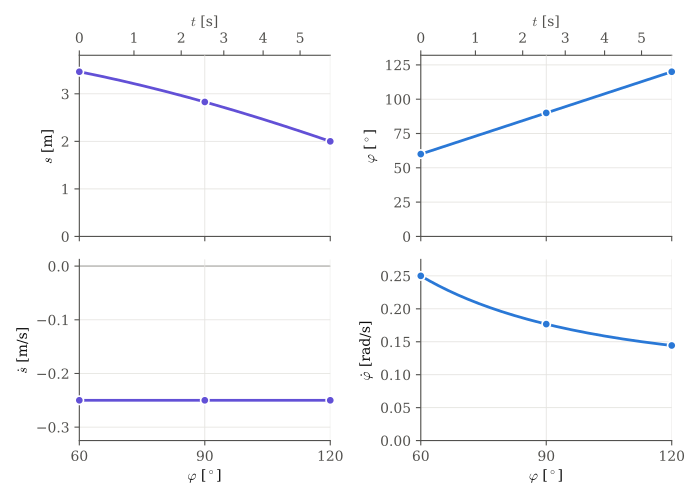

Write the Python code that produced this figure.
"""
Carregador amb cilindre hidràulic: el cilindre AD (longitud s) fa girar la
manovella BD (angle phi) i el cos DE es mou en translació circular.

    s(phi)   = 2 L cos(phi/2)
    phidot   = -sdot / (L sin(phi/2))
    V_G      = V_D = L phidot (-sin(phi) i + cos(phi) j)

El cilindre es retrau a velocitat constant (sdot < 0), de manera que phi
augmenta i el temps és proporcional a la variació de s.

El programa:
  1) escriu la taula de valors en format LaTeX (amb coma decimal),
  2) dibuixa l'evolució de posicions i velocitats en funció de phi, amb
     l'escala de temps a l'eix superior,
  3) dibuixa el mecanisme en diverses posicions.

Genera: TME_ee_carregador.pdf (cilindre i manovella),
        TME_ee_carregador_G.pdf (centre de gravetat) i
        TME_ee_carregador_posicions.pdf (dibuix del mecanisme)
"""
import numpy as np
import matplotlib.pyplot as plt

# ---------------------------------------------------------------- paràmetres
L = 2.0          # m
a = 0.4          # m, alçada del CDG sobre DE
b = 0.2          # m, distància horitzontal del CDG a l'esquerra d'E
sdot = -0.25     # m/s, constant (negativa: el cilindre es retrau)
phi_min, phi_max = 60, 120          # graus, recorregut
phi_taula = [60, 90, 120]           # graus, punts de la taula
phi_dibuix = [60, 90, 120]          # graus, posicions del dibuix del mecanisme


# ---------------------------------------------------------------- càlcul
def cinematica(phi_graus):
    phi = np.radians(phi_graus)
    s = 2 * L * np.cos(phi / 2)
    phidot = -sdot / (L * np.sin(phi / 2))
    rG = np.array([L + L * np.cos(phi) - b, L * np.sin(phi) + a])
    VG = L * phidot * np.array([-np.sin(phi), np.cos(phi)])
    return s, phidot, rG, VG


def temps(phi_graus):
    """Temps des de phi_min (s varia linealment amb el temps)."""
    s0 = 2 * L * np.cos(np.radians(phi_min) / 2)
    return (s0 - 2 * L * np.cos(np.radians(phi_graus) / 2)) / abs(sdot)


def angle(t):
    """Inversa de temps(): angle phi [graus] per a un temps t."""
    s0 = 2 * L * np.cos(np.radians(phi_min) / 2)
    x = np.clip((s0 - abs(sdot) * np.asarray(t)) / (2 * L), -1, 1)
    return np.degrees(2 * np.arccos(x))


# ---------------------------------------------------------------- taula LaTeX
def coma(v, n=3):
    return f"{v:.{n}f}".replace(".", "{,}")

def vec(v):
    """Vector en notació i, j, sense termes nuls."""
    termes = []
    for comp, u in zip(v, (r"\vec\imath", r"\vec\jmath")):
        if abs(comp) < 5e-4:
            continue
        signe = "-" if comp < 0 else ("+" if termes else "")
        termes.append(rf"{signe} {coma(abs(comp))}\,{u}")
    return " ".join(termes) if termes else "0"

print(r"\begin{tabular}{c|ccccc}")
print(r"$\varphi$ & $s$ [m] & $\dot\varphi$ [rad/s] & $\vec r_G$ [m] & $\vec V_G$ [m/s] & $|\vec V_G|$ [m/s] \\ \hline")
for i, ph in enumerate(phi_taula):
    s, pd, rG, VG = cinematica(ph)
    fi = r" \\" if i < len(phi_taula) - 1 else ""
    print(rf"${ph}^\circ$ & ${coma(s)}$ & ${coma(pd)}$ & ${vec(rG)}$ & ${vec(VG)}$ "
          rf"& ${coma(np.linalg.norm(VG))}${fi}")
print(r"\end{tabular}")
print(f"Temps de {phi_min}° a {phi_max}°: {temps(phi_max):.2f} s")

# ---------------------------------------------------------------- estil
C_CIL = "#6250d6"    # violeta: cilindre (s)
C_ANG = "#2a78d6"    # blau: manovella (phidot)
C_X = "#eb6834"      # taronja: components x del CDG
C_Y = "#1baf7a"      # aqua: components y del CDG
INK = "#0b0b0b"
INK2 = "#52514e"
GRID = "#e4e3df"
COS = "#f1efe9"      # farciment del cos DE

plt.rcParams.update({
    "font.family": "serif",
    "mathtext.fontset": "cm",
    "font.size": 10,
    "axes.edgecolor": INK2,
    "axes.labelcolor": INK,
    "xtick.color": INK2,
    "ytick.color": INK2,
    "axes.spines.top": False,
    "axes.spines.right": False,
})

# ---------------------------------------------------------------- evolució
phi = np.linspace(phi_min, phi_max, 400)
s_c, pd, rG, VG = cinematica(phi)
dades_t = [cinematica(p) for p in phi_taula]
s_t = np.array([d[0] for d in dades_t])
pd_t = np.array([d[1] for d in dades_t])
rG_t = np.array([d[2] for d in dades_t])
VG_t = np.array([d[3] for d in dades_t])


def corba(ax, y, y_t, c, et=None):
    ax.plot(phi, y, color=c, lw=2, zorder=3, label=et)
    ax.plot(phi_taula, y_t, "o", ms=6, color=c, mec="white", mew=1.2,
            zorder=4, clip_on=False)
    if et:
        ax.annotate(et, (phi[-1], y[-1]), xytext=(6, 0), textcoords="offset points",
                    color=INK, va="center", fontsize=10)


def eix_temps(ax):
    """Escala de temps a l'eix superior."""
    sec = ax.secondary_xaxis("top", functions=(temps, angle))
    sec.set_xlabel(r"$t$ [s]", color=INK2)
    sec.tick_params(colors=INK2)


def format_eixos(axs_list):
    for ax in axs_list:
        ax.set_xlim(phi_min, phi_max)
        ax.set_xticks(phi_taula)
        ax.grid(True, color=GRID, lw=0.6, zorder=0)


# ---- figura 1: cilindre i manovella
fig, axs = plt.subplots(2, 2, figsize=(7, 5), sharex=True)

ax = axs[0, 0]                                       # longitud del cilindre
corba(ax, s_c, s_t, C_CIL)
ax.set_ylabel(r"$s$ [m]")
ax.set_ylim(0, 1.1 * s_c.max())

ax = axs[1, 0]                                       # velocitat del cilindre (constant)
ax.axhline(0, color=INK2, lw=0.6, zorder=1)
corba(ax, np.full_like(phi, sdot), np.full(len(phi_taula), sdot), C_CIL)
ax.set_ylabel(r"$\dot s$ [m/s]")
ax.set_ylim(1.3 * min(sdot, 0), 1.3 * max(sdot, 0) + 0.05 * abs(sdot))

ax = axs[0, 1]                                       # angle de la manovella
corba(ax, phi, np.array(phi_taula, dtype=float), C_ANG)
ax.set_ylabel(r"$\varphi$ [$^\circ$]")
ax.set_ylim(0, 1.1 * phi_max)

ax = axs[1, 1]                                       # velocitat angular
corba(ax, pd, pd_t, C_ANG)
ax.set_ylabel(r"$\dot\varphi$ [rad/s]")
ax.set_ylim(0, 1.1 * pd.max())

format_eixos(axs.flat)
for ax in axs[1]:
    ax.set_xlabel(r"$\varphi$ [$^\circ$]")
for ax in axs[0]:
    eix_temps(ax)

fig.tight_layout()
fig.savefig("TME_ee_carregador.pdf")

# ---- figura 2: centre de gravetat del cos
fig3, axs3 = plt.subplots(1, 2, figsize=(7, 2.8))

ax = axs3[0]                                         # posició del CDG
corba(ax, rG[0], rG_t[:, 0], C_X, r"$x_G$")
corba(ax, rG[1], rG_t[:, 1], C_Y, r"$y_G$")
ax.set_ylabel(r"$\vec r_G$ [m]")
ax.set_ylim(0, 1.1 * max(rG[0].max(), rG[1].max()))
ax.legend(frameon=False, loc="lower left", fontsize=9)

ax = axs3[1]                                         # velocitat del CDG
ax.axhline(0, color=INK2, lw=0.6, zorder=1)
corba(ax, VG[0], VG_t[:, 0], C_X, r"$V_{G,x}$")
corba(ax, VG[1], VG_t[:, 1], C_Y, r"$V_{G,y}$")
ax.set_ylabel(r"$\vec V_G$ [m/s]")
ax.legend(frameon=False, loc="upper right", fontsize=9)

format_eixos(axs3)
for ax in axs3:
    ax.set_xlabel(r"$\varphi$ [$^\circ$]")
    eix_temps(ax)

fig3.tight_layout()
fig3.savefig("TME_ee_carregador_G.pdf")

text_caption = (rf"Carregador, $L={L}$ m, $\dot s={sdot}$ m/s constant "
                rf"(el cilindre es retrau).")
print(text_caption)


# ---------------------------------------------------------------- posicions del mecanisme
# Forma del cos en coordenades relatives a D (en unitats de L); DE és el costat inferior
FORMA = np.array([(-0.12, 0.00), (1.12, 0.00), (1.12, 0.78), (0.80, 0.78),
                  (0.55, 0.40), (0.30, 0.27), (-0.12, 0.20)])
L_CAMISA = 1.2   # m, longitud de la camisa del cilindre (ha de ser < s mínima)


def geometria(phi_graus):
    """Coordenades dels punts amb l'origen a B."""
    p = np.radians(phi_graus)
    A, B, C = np.array([-L, 0.0]), np.array([0.0, 0.0]), np.array([L, 0.0])
    D = L * np.array([np.cos(p), np.sin(p)])
    E = C + D
    G = E + np.array([-b, a])
    return A, B, C, D, E, G


def suport(ax, P, mida=0.13):
    """Articulació fixa: triangle i ratllat a sota."""
    x, y = P
    ax.fill([x, x - mida, x + mida], [y, y - 1.6 * mida, y - 1.6 * mida],
            color="white", ec=INK2, lw=1, zorder=2)
    ax.plot([x - 1.6 * mida, x + 1.6 * mida], [y - 1.6 * mida] * 2, color=INK2, lw=1)
    for k in np.linspace(-1.4, 1.2, 6):
        ax.plot([x + k * mida, x + (k + 0.4) * mida],
                [y - 2.2 * mida, y - 1.6 * mida], color=INK2, lw=0.6)


G_arc = np.array([geometria(p)[5] for p in np.linspace(phi_min, phi_max, 100)])

fig2, axs2 = plt.subplots(1, len(phi_dibuix), figsize=(11, 3.4))
for ax, ph in zip(np.atleast_1d(axs2), phi_dibuix):
    A, B, C, D, E, G = geometria(ph)

    ax.plot(*G_arc.T, ls="--", lw=0.8, color=C_X, alpha=0.8, zorder=2.5)  # trajectòria de G

    # cos DE (translació: la forma només es desplaça)
    ax.fill(*(D + L * FORMA).T, color=COS, ec=INK2, lw=1, zorder=2)

    # cilindre: tija prima de A a D i camisa gruixuda des de A
    u = (D - A) / np.linalg.norm(D - A)
    ax.plot(*np.c_[A, D], color=INK2, lw=2, zorder=3)
    ax.plot(*np.c_[A, A + L_CAMISA * u], color=C_CIL, lw=7,
            solid_capstyle="butt", zorder=4)

    # manovelles
    for P0, P1 in ((B, D), (C, E)):
        ax.plot(*np.c_[P0, P1], color=INK, lw=3.5, solid_capstyle="round", zorder=5)

    for P in (A, B, C):
        suport(ax, P)
    for P in (A, B, C, D, E):
        ax.plot(*P, "o", ms=6, color="white", mec=INK2, mew=1.2, zorder=6)
    ax.plot(*G, "o", ms=7, color=C_X, mec="white", mew=1, zorder=7)       # CDG

    if ph == phi_dibuix[0]:                      # etiquetes només al primer panell
        for nom, P, off in (("A", A, (-16, 3)), ("B", B, (-16, 3)), ("C", C, (-16, 3)),
                            ("D", D, (-14, 2)), ("E", E, (6, -10)), ("G", G, (6, 2))):
            ax.annotate(nom, P, xytext=off, textcoords="offset points", fontsize=16, color=INK)

    s_i, pd_i, _, _ = cinematica(ph)
    ax.set_title(rf"$\varphi={ph}^\circ$, $s={s_i:.2f}$ m, $t={temps(ph):.2f}$ s",
                 fontsize=16, color=INK)
    ax.set_aspect("equal")
    ax.set_xlim(-2.6, 3.6)
    ax.set_ylim(-0.5, 3.8)
    ax.axis("off")

fig2.tight_layout()
fig2.savefig("TME_ee_carregador_posicions.pdf")
plt.show()
